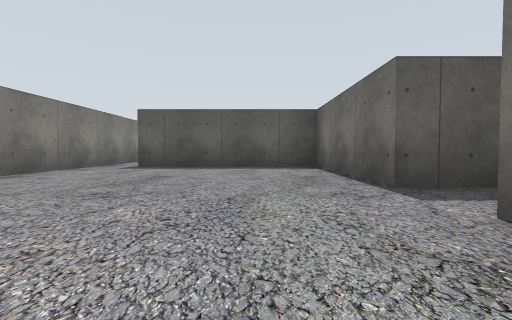
[1] (above)

15 first-person views from a walk through a world built for the Gazebo simulator. The camera is 0.72 m above the floor, tilts 2° down and sees 85° across. The floor is counted in squares, 2 m on a side. Each view is taken from the middle of a square. On the plan, view 1 faces up. The plan holds only what a view shows up to about 9 squares ahead; the rest is blank. The place goes on beyond the plan.

[2]
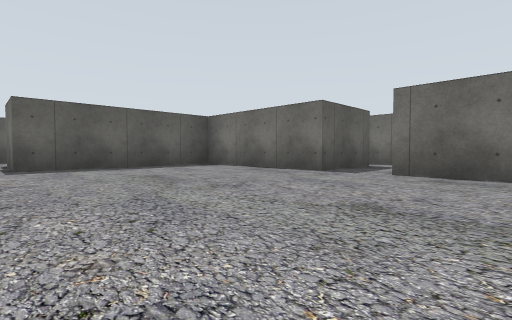

[3]
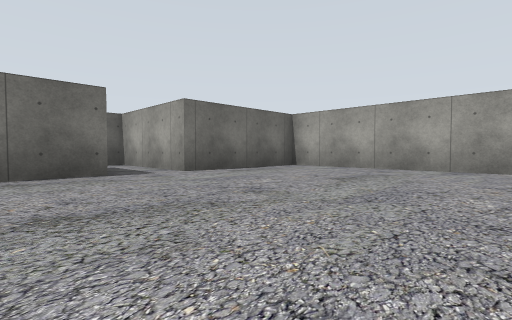

[4]
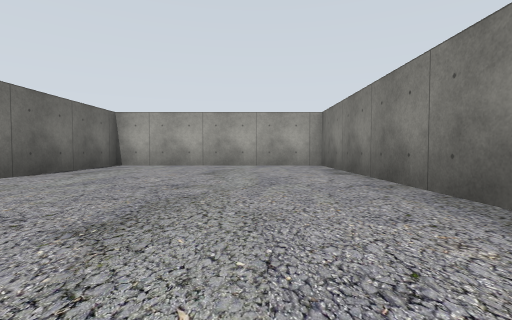

[5]
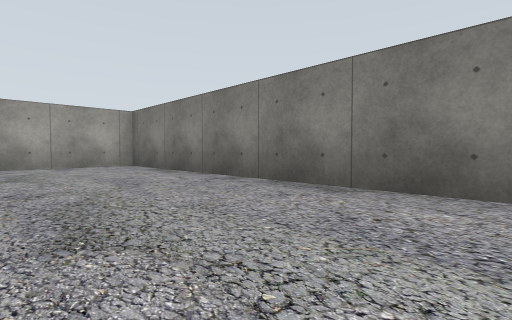

[6]
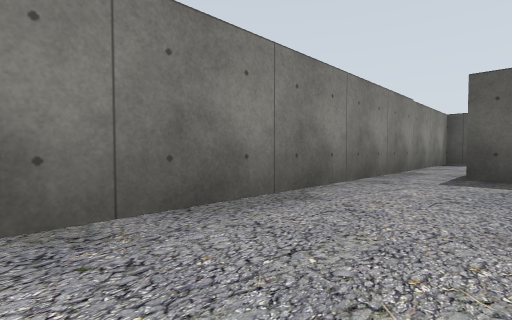

[7]
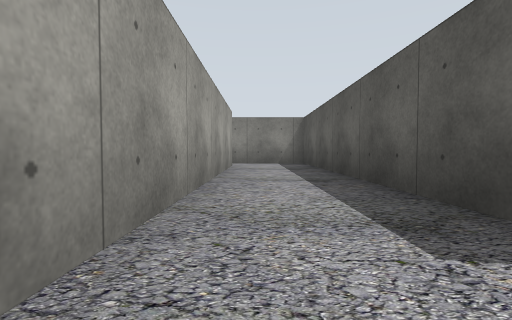

[8]
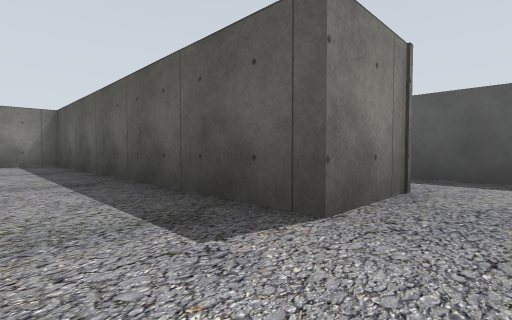

[9]
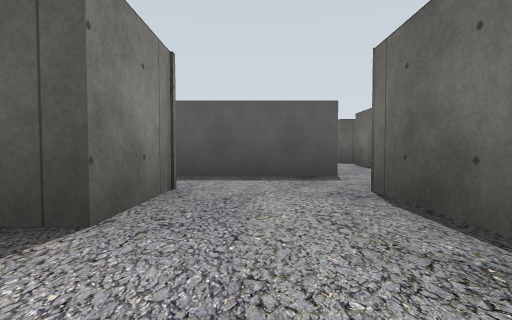

[10]
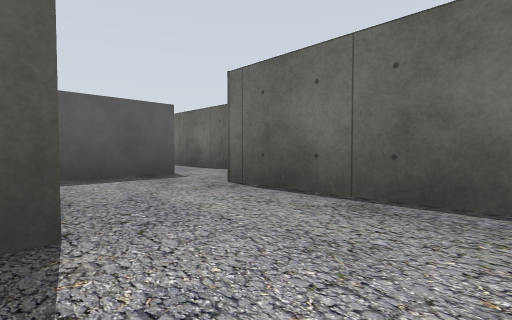

[11]
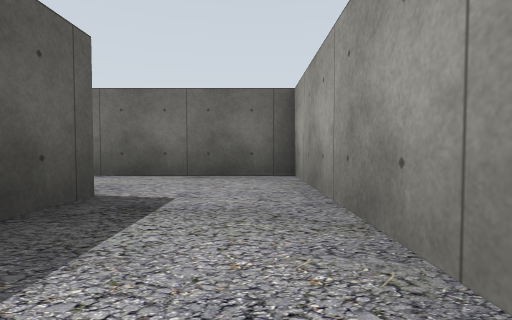

[12]
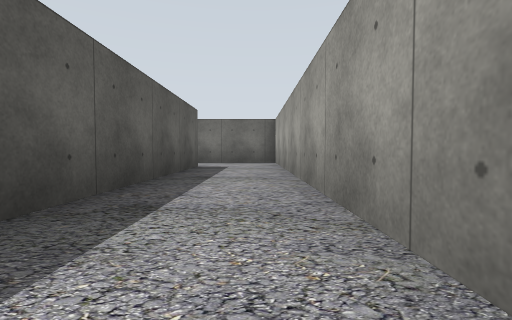

[13]
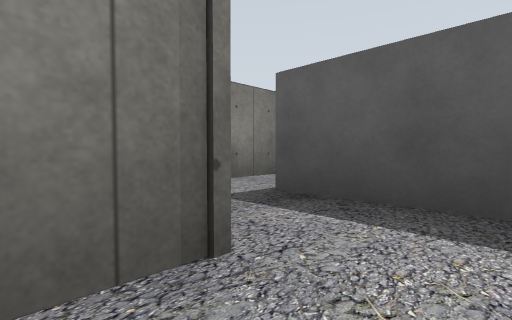

[14]
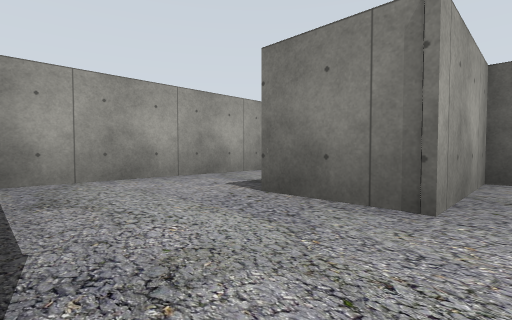

[15]
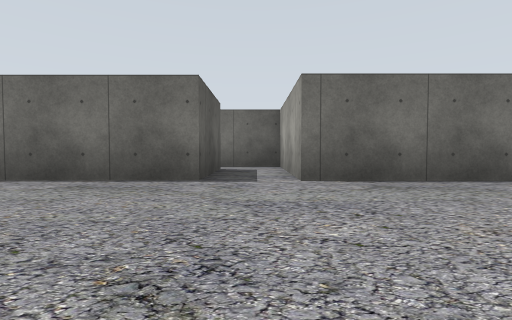

### Floor plan
Key: @ floor where view 1 was taken; # wall or solid block; . floor; B grey box.
Columns run from 4 left of view 1 to 7 right of it. Each row starts with its distance up from view 1.
 15           .#
 14      #.   .#
 13      #.BBB.#
 12      #....
 11 ########.#
 10 #........#
  9 #........#
  8 #.########
  7 #.#
  6 #.#####
  5 #.....#
  4 #.....#
  3 #.....##.#
  2 #........#
  1 #.....####
  0 #...@.#
 -1 #.....#
 -2 #######

Where each view was taken, in squares from view 1:
view 1: 0 up, 0 right, facing up
view 2: 0 up, 3 left, facing up-right
view 3: 4 up, 3 left, facing down-right
view 4: 5 up, 2 left, facing down
view 5: 5 up, 1 left, facing down-left
view 6: 2 up, 2 left, facing up-left
view 7: 9 up, 4 right, facing left
view 8: 9 up, 4 right, facing up-left
view 9: 9 up, 4 right, facing up
view 10: 9 up, 3 right, facing up-right
view 11: 9 up, 1 right, facing right
view 12: 9 up, 3 left, facing right
view 13: 11 up, 4 right, facing up-left
view 14: 12 up, 5 right, facing down-left
view 15: 2 up, 2 left, facing right
